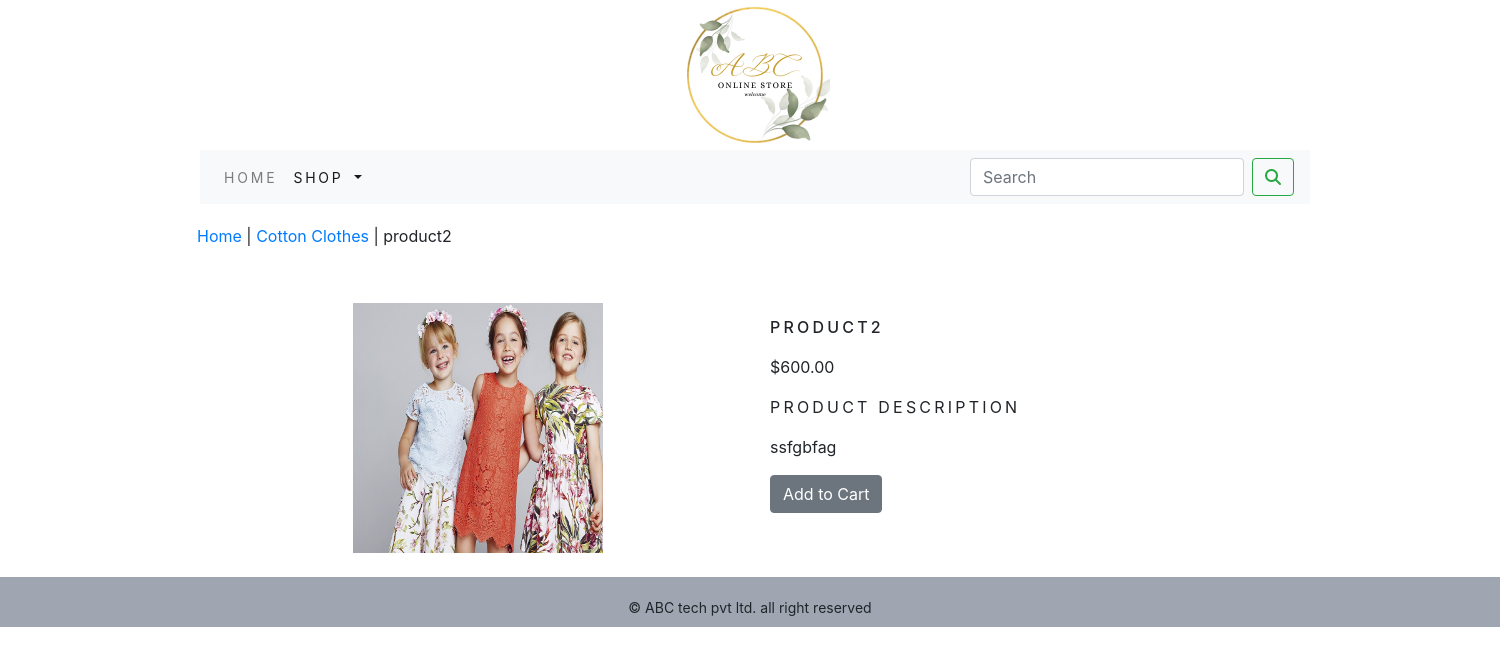
The page /shopapp/Cotton-Clothe/product2/ on the database its author committed.
### shopapp/models.py (models this page shows, shortened)
class Product(models.Model):
    name = models.CharField(max_length=250, unique=True)
    slug = models.SlugField(max_length=250, unique=True)
    description = models.TextField(blank=True)
    price = models.DecimalField(max_digits=10,decimal_places=2)
    category = models.ForeignKey(Category,on_delete=models.CASCADE)
    image = models.ImageField(upload_to='product', blank=True)
    stock = models.IntegerField()
    available = models.BooleanField(default=True)
    created = models.DateTimeField(auto_now_add=True)
    updated = models.DateTimeField(auto_now=True)
    class Meta:
        ordering=('name',)
        verbose_name = 'product'
        verbose_name_plural = 'products'

class Category(models.Model):
    name = models.CharField(max_length=250,unique=True)
    slug = models.SlugField(max_length=250, unique=True)
    description = models.TextField(blank=True)
    image = models.ImageField(upload_to='category',blank=True)
    class Meta:
        ordering=('name',)
        verbose_name = 'category'
        verbose_name_plural = 'categories'
    def get_url(self):
        return reverse('shopapp:products_by_category',args=[self.slug])
    def __str__(self):
        return '{}'.format(self.name)

### shopapp/views.py (the view)
# urls.py: path('<slug:c_slug>/<slug:product_slug>/',views.proDetail,name='proCatdetail'),
def proDetail(request,c_slug,product_slug):
    try:
        product = Product.objects.get(category__slug=c_slug,slug=product_slug)
    except Exception as e:
        raise e
    return render(request,'product.html',{'product':product})

### cart/context_processors.py (called while the page is built)
def counter(request):
    item_count = 0
    if 'admin' in request.path:
        return {}
    else:
        try:
            cart = Cart.objects.filter(cart_id=_cart_id(request))
            cart_items = CartItem.objects.all().filter(cart=cart[:1])
            for cart_item in cart_items:
                item_count += cart_item.quantity
        except Cart.DoesNotExist:
            item_count = 0
        return dict(item_count=item_count)

### cart/views.py (called while the page is built)
def _cart_id(request):
    cart = request.session.session_key
    if not cart:
        cart = request.session.create()
    return cart

### shopapp/context_processors.py (called while the page is built)
def menu_links(request):
    links = Category.objects.all()
    return dict(links = links)

### templates/product.html (shortened to what this page needs)
{% extends 'base.html' %}
{% load static %}
{% block content %}
<div class="row my_prod_row_class">
    <div class="mx_auto">
        <p><a href="{% url 'shopapp:allProductCat' %}">Home</a> | <a href="{{product.category.get_url}}">{{product.category}}</a> | {{product.name}}</p>
    </div>
</div>
<div class="container">
<br>
<div class="row">
    <div class="col-12 col-sm-12-col-md-12 col-lg-6 text-center">
        <div style="min-width:18rem;">
            <img style="width:250px;height:250px;" src="{{product.image.url}}" alt="{{product.name}}">
        </div>
    </div>
        <div class="col-12 col-sm-12 col-md-12 col-lg-6">
            <div>
            <h1 class="my_product_title">{{product.name}}</h1>
            <p>${{product.price}}</p>
            <p class="my_title">Product Description</p>
            <p class="text-justify my_product_text">{{product.description}}</p>
            {% if product.stock <= 0 %}
            <p class="text-justify my_product_text"><b>Out of Stock</b></p>
            {% else %}
            <a class="btn btn-secondary" href="{% url 'cart:add_cart' product.id %}">Add to Cart</a>
            {% endif %}
        </div>
    </div>
</div>
</div>
{% endblock %}

### static/css/custom.css (style rules this page uses)
body { font-family: 'Roboto Slab', serif; }
.my_title { font-size : 16px; letter-spacing : .2em; text-transform : uppercase; }
.my_prod_row_class { padding-top:20px; padding-bottom:15px; }
.my_product_title { font-size:16px; text-transform:uppercase; letter-spacing :.2em; padding-top:15px; padding-bottom:10px; }
.my_product_text { padding-right:20px; }

### rows shown on the page
Product: category "Cotton Clothes", name "product2", image (picture), name "PRODUCT2", price "600.00", description "ssfgbfag"
